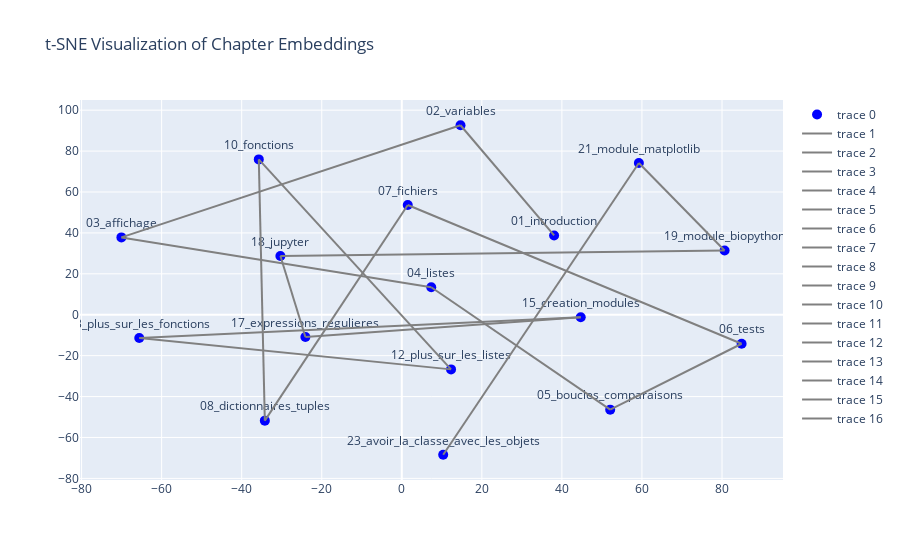

Notebook code for this chart:
### Code cell
visualize_embeddings_tsne(embeddings)

### Figure 1 — Plotly figure (JSON) as saved in the notebook; plotly's stock layout.template omitted (floating-point values rounded to 4 significant figures)
{"data": [{"marker": {"color": "blue", "size": 10}, "mode": "markers+text", "text": ["01_introduction", "02_variables", "03_affichage", "04_listes", "05_boucles_comparaisons", "06_tests", "07_fichiers", "08_dictionnaires_tuples", "10_fonctions", "12_plus_sur_les_listes", "13_plus_sur_les_fonctions", "15_creation_modules", "17_expressions_regulieres", "18_jupyter", "19_module_biopython", "21_module_matplotlib", "23_avoir_la_classe_avec_les_objets"], "textposition": "top center", "type": "scatter", "x": [38.05, 14.66, -70.05, 7.36, 52.07, 84.9, 1.489, -34.22, -35.73, 12.3, -65.59, 44.7, -24.08, -30.33, 80.65, 59.23, 10.34], "y": [38.76, 92.63, 37.81, 13.42, -46.39, -14.18, 53.63, -51.77, 75.94, -26.71, -11.33, -1.209, -10.91, 28.74, 31.39, 74.15, -68.44]}, {"line": {"color": "gray", "width": 2}, "mode": "lines", "type": "scatter", "x": [38.05, 14.66], "y": [38.76, 92.63]}, {"line": {"color": "gray", "width": 2}, "mode": "lines", "type": "scatter", "x": [14.66, -70.05], "y": [92.63, 37.81]}, {"line": {"color": "gray", "width": 2}, "mode": "lines", "type": "scatter", "x": [-70.05, 7.36], "y": [37.81, 13.42]}, {"line": {"color": "gray", "width": 2}, "mode": "lines", "type": "scatter", "x": [7.36, 52.07], "y": [13.42, -46.39]}, {"line": {"color": "gray", "width": 2}, "mode": "lines", "type": "scatter", "x": [52.07, 84.9], "y": [-46.39, -14.18]}, {"line": {"color": "gray", "width": 2}, "mode": "lines", "type": "scatter", "x": [84.9, 1.489], "y": [-14.18, 53.63]}, {"line": {"color": "gray", "width": 2}, "mode": "lines", "type": "scatter", "x": [1.489, -34.22], "y": [53.63, -51.77]}, {"line": {"color": "gray", "width": 2}, "mode": "lines", "type": "scatter", "x": [-34.22, -35.73], "y": [-51.77, 75.94]}, {"line": {"color": "gray", "width": 2}, "mode": "lines", "type": "scatter", "x": [-35.73, 12.3], "y": [75.94, -26.71]}, {"line": {"color": "gray", "width": 2}, "mode": "lines", "type": "scatter", "x": [12.3, -65.59], "y": [-26.71, -11.33]}, {"line": {"color": "gray", "width": 2}, "mode": "lines", "type": "scatter", "x": [-65.59, 44.7], "y": [-11.33, -1.209]}, {"line": {"color": "gray", "width": 2}, "mode": "lines", "type": "scatter", "x": [44.7, -24.08], "y": [-1.209, -10.91]}, {"line": {"color": "gray", "width": 2}, "mode": "lines", "type": "scatter", "x": [-24.08, -30.33], "y": [-10.91, 28.74]}, {"line": {"color": "gray", "width": 2}, "mode": "lines", "type": "scatter", "x": [-30.33, 80.65], "y": [28.74, 31.39]}, {"line": {"color": "gray", "width": 2}, "mode": "lines", "type": "scatter", "x": [80.65, 59.23], "y": [31.39, 74.15]}, {"line": {"color": "gray", "width": 2}, "mode": "lines", "type": "scatter", "x": [59.23, 10.34], "y": [74.15, -68.44]}], "layout": {"title": {"text": "t-SNE Visualization of Chapter Embeddings"}}}
